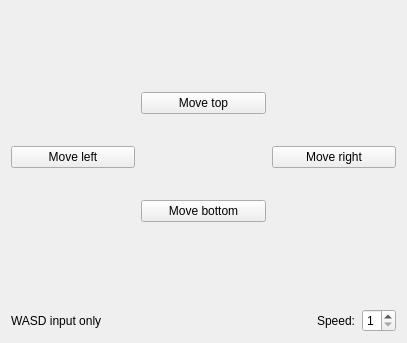
<?xml version="1.0" encoding="UTF-8"?>
<ui version="4.0">
 <class>Servo</class>
 <widget class="QWidget" name="Servo">
  <property name="geometry">
   <rect>
    <x>0</x>
    <y>0</y>
    <width>407</width>
    <height>343</height>
   </rect>
  </property>
  <property name="windowTitle">
   <string>Servo</string>
  </property>
  <layout class="QGridLayout" name="gridLayout">
   <item row="0" column="0">
    <layout class="QVBoxLayout" name="verticalLayout_2">
     <item>
      <layout class="QHBoxLayout" name="horizontalLayout">
       <item>
        <widget class="QPushButton" name="ml">
         <property name="text">
          <string>Move left</string>
         </property>
        </widget>
       </item>
       <item>
        <layout class="QVBoxLayout" name="verticalLayout">
         <item>
          <spacer name="verticalSpacer_2">
           <property name="orientation">
            <enum>Qt::Vertical</enum>
           </property>
           <property name="sizeHint" stdset="0">
            <size>
             <width>20</width>
             <height>40</height>
            </size>
           </property>
          </spacer>
         </item>
         <item>
          <widget class="QPushButton" name="mt">
           <property name="text">
            <string>Move top</string>
           </property>
          </widget>
         </item>
         <item>
          <spacer name="verticalSpacer">
           <property name="orientation">
            <enum>Qt::Vertical</enum>
           </property>
           <property name="sizeHint" stdset="0">
            <size>
             <width>20</width>
             <height>40</height>
            </size>
           </property>
          </spacer>
         </item>
         <item>
          <widget class="QPushButton" name="mb">
           <property name="text">
            <string>Move bottom</string>
           </property>
          </widget>
         </item>
         <item>
          <spacer name="verticalSpacer_3">
           <property name="orientation">
            <enum>Qt::Vertical</enum>
           </property>
           <property name="sizeHint" stdset="0">
            <size>
             <width>20</width>
             <height>40</height>
            </size>
           </property>
          </spacer>
         </item>
        </layout>
       </item>
       <item>
        <widget class="QPushButton" name="mr">
         <property name="text">
          <string>Move right</string>
         </property>
        </widget>
       </item>
      </layout>
     </item>
     <item>
      <layout class="QHBoxLayout" name="horizontalLayout_2">
       <item>
        <widget class="QLabel" name="label_2">
         <property name="text">
          <string>WASD input only</string>
         </property>
        </widget>
       </item>
       <item>
        <spacer name="horizontalSpacer">
         <property name="orientation">
          <enum>Qt::Horizontal</enum>
         </property>
         <property name="sizeHint" stdset="0">
          <size>
           <width>40</width>
           <height>20</height>
          </size>
         </property>
        </spacer>
       </item>
       <item>
        <widget class="QLabel" name="label">
         <property name="text">
          <string>Speed:</string>
         </property>
        </widget>
       </item>
       <item>
        <widget class="QSpinBox" name="speed">
         <property name="minimum">
          <number>1</number>
         </property>
         <property name="maximum">
          <number>5</number>
         </property>
        </widget>
       </item>
      </layout>
     </item>
    </layout>
   </item>
  </layout>
 </widget>
 <resources/>
 <connections/>
</ui>
